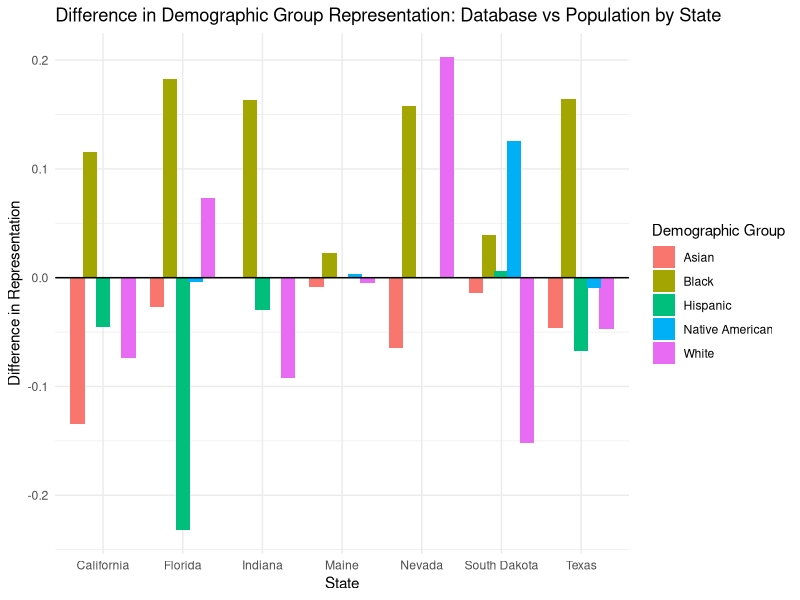

Write the R code that produced this figure.
## ---- chunk 1
library(tidyverse)

# Load the dataset
data <- read_csv("data/df_state-breakdown.csv")
## ---- chunk 2
# Convert the 'Value' column to numeric
data <- data %>%
  mutate(Value = as.numeric(str_remove(Value, "%")) / 100)

# Separate the data into database and population datasets
database_data <- data %>% filter(Context == "Database")
population_data <- data %>% filter(Context == "Population")

# Merge the two datasets
merged_data <- database_data %>%
  inner_join(population_data, by = c("State", "Demographic Group")) %>%
  rename(Value_Database = Value.x, Value_Population = Value.y) %>%
  mutate(Difference = Value_Database - Value_Population)

## ---- chunk 3
# Plotting the differences
ggplot(merged_data, aes(x = State, y = Difference, fill = `Demographic Group`)) +
  geom_bar(stat = "identity", position = position_dodge(width = 0.8)) +
  theme_minimal() +
  labs(title = "Difference in Demographic Group Representation: Database vs Population by State",
       x = "State", y = "Difference in Representation") +
  geom_hline(yintercept = 0, linetype = 1)

## ---- chunk 4
# Creating the summary table
state_group_summary <- merged_data %>%
  group_by(State, `Demographic Group`) %>%
  summarize(Difference = mean(Difference)) %>%
  ungroup()

state_group_summary
